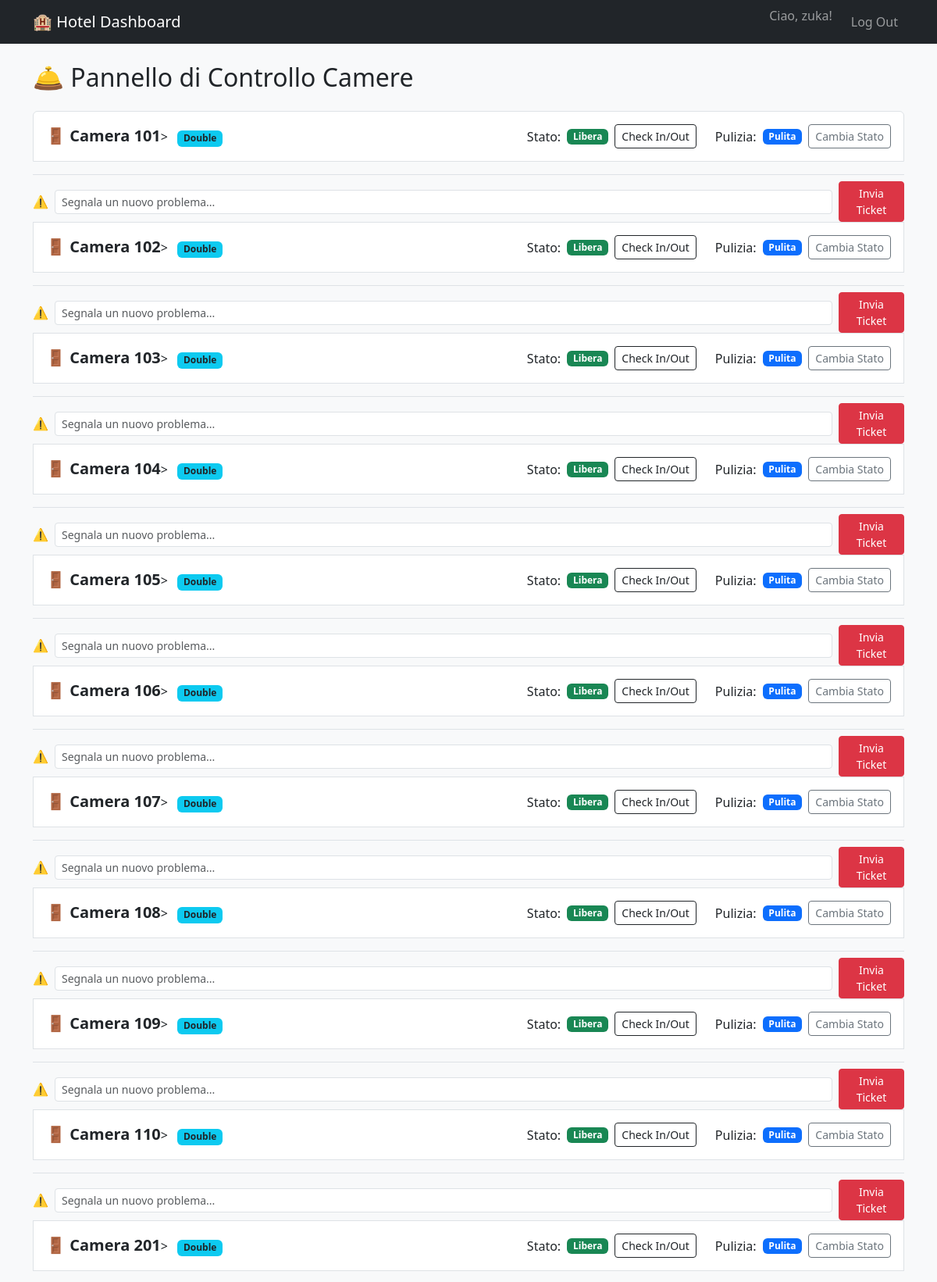
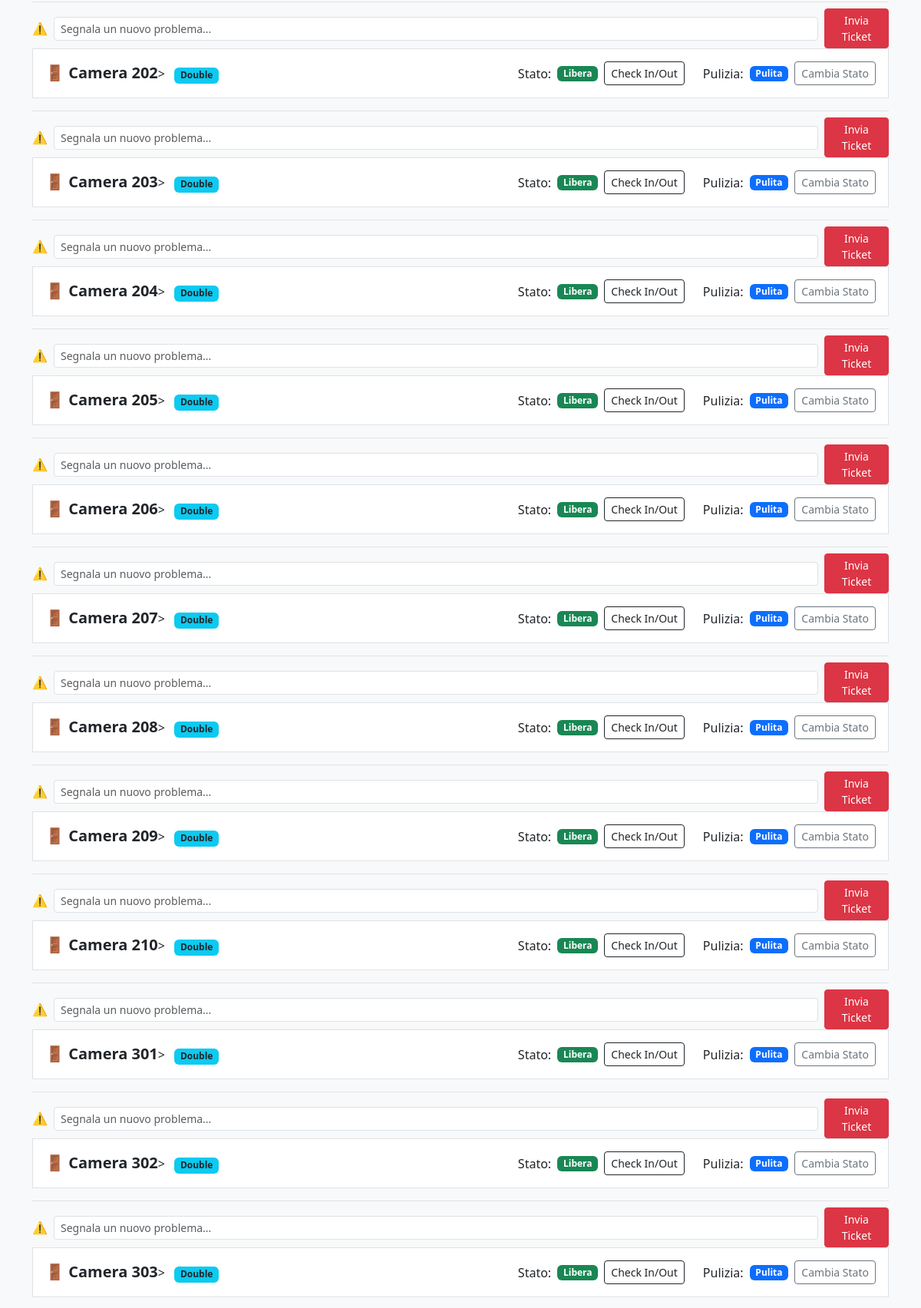
The app's page / (signed in, upper part) with its own data (2 pictures, top to bottom).
### hotel/models.py (models this page shows, shortened)
class HotelRoom(models.Model):
    ROOM_TYPES = [
        ('SGL', 'Single'),
        ('DBL', 'Double'),
        ('TWN', 'Twin'),
        ('SUI', 'Suite'),
    ]
    room_number = models.IntegerField(unique=True, verbose_name="Numero Camera")
    is_clean = models.BooleanField(default=True, verbose_name="Pulita")
    is_occupied = models.BooleanField(default=False, verbose_name="Occupata")
    room_type = models.CharField(max_length=3, choices=ROOM_TYPES, default='DBL', verbose_name="Tipo Camera")
    is_out_of_order = models.BooleanField(default=False, verbose_name="Fuori Servizio")
    notes = models.TextField(blank=True, null=True, verbose_name="Note")

### hotel/views.py (the view)
# urls.py: path('', dashboard, name='dashboard'),
@login_required
def dashboard(request):
    rooms = HotelRoom.objects.all()
    is_reception = request.user.groups.filter(name='Reception').exists()
    is_housekeeping = request.user.groups.filter(name='Housekeeping').exists()
    is_facchini = request.user.groups.filter(name='Facchini').exists()
    context = {
        'rooms': rooms,
        'is_reception': is_reception,
        'is_housekeeping': is_housekeeping,
        'is_facchini': is_facchini,
    }
    return render(request, 'pages/dashboard.html', context)

### hotel/templates/pages/dashboard.html (shortened to what this page needs)
{% extends 'base.html' %}
{% block content %}
    <h2 class="mb-4">🛎️ Pannello di Controllo Camere</h2>
    <ul class="list-group">
        {% for room in rooms %}
            <li class="list-group-item d-flex justify-content-between align-items-start p-3">
                <div class="me-auto">
                    <span class="fs-5">🚪 <strong>Camera {{ room.room_number }}</strong></span>>
                    <span class="badge bg-info text-dark ms-2">{{ room.get_room_type_display }}</span>
                </div>
                <div class="d-flex align-items-center mt-2 mt-md-0">
                    <span class="me-2">Stato:</span>
                    {% if room.is_occupied %}
                        <span class="badge bg-danger me-2">Occupata</span>
                    {% else %}
                        <span class="badge bg-success me-2">Libera</span>
                    {% endif %}
                    {% if is_reception or user.is_superuser %}
                    <form method="POST" action="{% url 'toggle_occupancy' room.id %}" class="d-inline me-4">
                        <button type="submit" class="btn btn-sm btn-outline-dark">Check In/Out</button>
                    </form>
                    {% else %}
                    <span class="me-4"></span>
                    {% endif %}
                    <span class="me-2">Pulizia:</span>
                    {% if room.is_clean %}
                        <span class="badge bg-primary me-2">Pulita</span>
                    {% else %}
                        <span class="badge bg-warning text-dark me-2">Sbarazzo</span>
                    {% endif %}
                    {% if is_housekeeping or user.is_superuser %}
                    <form method="POST" action="{% url 'toggle_clean' room.id %}" class="d-inline">
                        <button type="submit" class="btn btn-sm btn-outline-secondary">Cambia Stato</button>
                    </form>
                    {% endif %}
                </div>
            </li>
                {% if is_reception or user.is_superuser %}
                <div class="mt-3 border-top pt-2 w-100">
                    <form method="POST" action="{% url 'create_ticket' room.id %}" class="d-flex align-items-center">
                        <span class="me-2">⚠️</span>
                        <input type="text" name="informazione" class="form-control form-control-sm me-2" placeholder="Segnala un nuovo problema..." required>
                        <button type="submit" class="btn btn-sm btn-danger text-white">Invia Ticket</button>
                    </form>
                </div>
                {% endif %}
        {% empty %}
            <div class="alert alert-info">Nessuna camera registrata.</div>
        {% endfor %}
    </ul>
{% endblock content %}

### hotel/templates/base.html (shortened to what this page needs)
<!DOCTYPE html>
<html lang="en">
<head>
    <link href="https://cdn.jsdelivr.net/npm/bootstrap@5.3.3/dist/css/bootstrap.min.css" rel="stylesheet">
</head>
<body class="bg-light">
<nav class="navbar navbar-expand-md navbar-dark bg-dark">
    <div class="container">
        <span class="navbar-brand mb-0 h1">🏨 Hotel Dashboard</span>
        <ul class="navbar-nav ms-auto">
            {% if user.is_authenticated %}
                <li class="nav-item">
                    <span class="navbar-text me-3">Ciao, {{ user.username }}!</span>
                </li>
                <li class="nav-item">
                    <form action="{% url 'logout' %}" method="post" class="d-inline">
                        <button type="submit" class="nav-link bg-transparent border-0">Log Out</button>
                    </form>
                </li>
            {% else %}
                <li class="nav-item">
                    <a class="nav-link" href="{% url 'login' %}">Log In</a>
                </li>
            {% endif %}
        </ul>
    </div>
</nav>
    <div class="container mt-4">
        {% block content %}
        {% endblock content %}
    </div>
</body>
</html>

### records on screen
HotelRoom: room_number "101", room_type "Double", is_occupied "Libera", is_clean "Pulita"
HotelRoom: room_number "102", room_type "Double", is_occupied "Libera", is_clean "Pulita"
HotelRoom: room_number "103", room_type "Double", is_occupied "Libera", is_clean "Pulita"
HotelRoom: room_number "104", room_type "Double", is_occupied "Libera", is_clean "Pulita"
HotelRoom: room_number "105", room_type "Double", is_occupied "Libera", is_clean "Pulita"
HotelRoom: room_number "106", room_type "Double", is_occupied "Libera", is_clean "Pulita"
HotelRoom: room_number "107", room_type "Double", is_occupied "Libera", is_clean "Pulita"
HotelRoom: room_number "108", room_type "Double", is_occupied "Libera", is_clean "Pulita"
HotelRoom: room_number "109", room_type "Double", is_occupied "Libera", is_clean "Pulita"
HotelRoom: room_number "110", room_type "Double", is_occupied "Libera", is_clean "Pulita"
HotelRoom: room_number "201", room_type "Double", is_occupied "Libera", is_clean "Pulita"
HotelRoom: room_number "202", room_type "Double", is_occupied "Libera", is_clean "Pulita"
HotelRoom: room_number "203", room_type "Double", is_occupied "Libera", is_clean "Pulita"
HotelRoom: room_number "204", room_type "Double", is_occupied "Libera", is_clean "Pulita"
HotelRoom: room_number "205", room_type "Double", is_occupied "Libera", is_clean "Pulita"
HotelRoom: room_number "206", room_type "Double", is_occupied "Libera", is_clean "Pulita"
HotelRoom: room_number "207", room_type "Double", is_occupied "Libera", is_clean "Pulita"
HotelRoom: room_number "208", room_type "Double", is_occupied "Libera", is_clean "Pulita"
HotelRoom: room_number "209", room_type "Double", is_occupied "Libera", is_clean "Pulita"
HotelRoom: room_number "210", room_type "Double", is_occupied "Libera", is_clean "Pulita"
HotelRoom: room_number "301", room_type "Double", is_occupied "Libera", is_clean "Pulita"
HotelRoom: room_number "302", room_type "Double", is_occupied "Libera", is_clean "Pulita"
HotelRoom: room_number "303", room_type "Double", is_occupied "Libera", is_clean "Pulita"

### other values on screen
{{ user.username }} "zuka"
